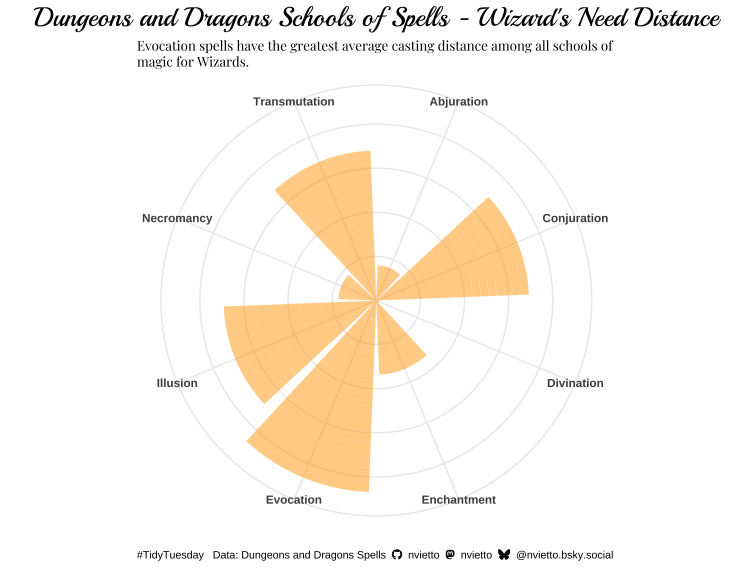

Here is the R script that generated this plot:
# Load Data 📊---------------------------------------------------------------

spells <- readr::read_csv('https://raw.githubusercontent.com/rfordatascience/tidytuesday/main/data/2024/2024-12-17/spells.csv')


# Load Packages 📦 -----------------------------------------------------------

pacman::p_load(tidyverse, janitor, ggtext, fontawesome, showtext, sysfonts)


# Fonts 🔠  ------------------------------------------------------------------

font_add_google("Playball")
font_add_google("Playfair Display")

showtext_auto()


# Wrangle 🤠 ----------------------------------------------------------------


data <- spells |> 
  dplyr::select(wizard, school, range) |> 
  dplyr::filter(wizard == TRUE) |> 
  mutate(range = parse_number(range)) |> 
  mutate(school = str_to_title(school)) |> 
  filter(!is.na(range)) |> 
  group_by(school) |> 
  mutate(range = mean(range))


# Socials 💻 ---------------------------------------------------------------------

sysfonts::font_add(family = "Font Awesome 6 Brands",
                   regular = "/Users/nicholasvietto/Documents/TidyTuesday/fontawe/otfs/Font Awesome 6 Brands-Regular-400.otf")

github_icon <- "&#xf09b"
github_username <- "nvietto"
mastodon_icon <- "&#xf4f6"
masto_username <- "nvietto"
bluesky_icon <- "&#xe671"
bluesky_username <- "@nvietto.bsky.social"


social_caption <- glue::glue(
  "<span style='color: #000000'> #TidyTuesday </span>
  <span style='color: #000000'>Data: Dungeons and Dragons Spells</span>
  <span style='font-family:\"Font Awesome 6 Brands\";'>{github_icon};</span>
  <span style='color: #000000'>{github_username}</span>
  <span style='font-family:\"Font Awesome 6 Brands\";'>{mastodon_icon};</span>
  <span style='color: #000000'>{masto_username}</span>
  <span style='font-family:\"Font Awesome 6 Brands\";'>{bluesky_icon};</span>
  <span style='color: #000000'>{bluesky_username}</span>")


# Plot 📈 -----------------------------------------------------------------


data |> 
  ggplot(aes(school, range)) +
  geom_col(fill = alpha("orange", 0.5)) +
  coord_polar(start = 0) +
  theme_minimal() +
  theme(
    axis.title.x = element_blank(),
    axis.title.y = element_blank(),
    axis.text.y = element_blank(), 
    axis.ticks.y = element_blank(),
    axis.text.x = element_text(face = "bold"),
    plot.title = element_text(family = "Playball",
                              size = 20,
                              hjust = 0.5, 
                              face = "bold", 
                              color = "black", 
                              margin = margin(b = 10)),
    plot.subtitle = element_text(family = "Playfair Display",
                                 size = 10, 
                                 hjust = 1,
                                 color = "black"),
    plot.caption = element_text(size = 8)) +
  labs(caption = social_caption,
       title = paste0("Dungeons and Dragons Schools of Spells - Wizard's Need Distance"),
       subtitle = paste0("Evocation spells have the greatest average casting distance among all schools of magic for Wizards."))  +
  theme(plot.subtitle = element_textbox_simple(),
        plot.caption = element_textbox_simple())
  
    
